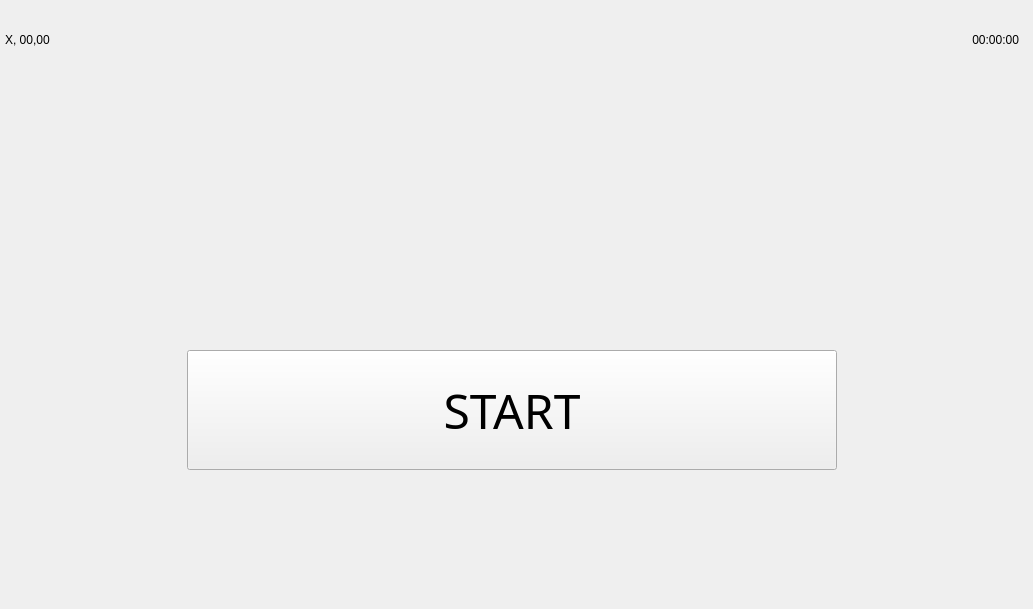
   <widget class="QWidget" name="start">
    <widget class="QLabel" name="label_start">
     <property name="geometry">
      <rect>
       <x>0</x>
       <y>0</y>
       <width>1024</width>
       <height>600</height>
      </rect>
     </property>
     <property name="text">
      <string/>
     </property>
     <property name="pixmap">
      <pixmap>../../../1/graphic/emoto1.png</pixmap>
     </property>
    </widget>
    <widget class="QPushButton" name="button_start">
     <property name="geometry">
      <rect>
       <x>187</x>
       <y>350</y>
       <width>650</width>
       <height>120</height>
      </rect>
     </property>
     <property name="font">
      <font>
       <family>Calibri Light</family>
       <pointsize>36</pointsize>
       <weight>37</weight>
       <italic>false</italic>
       <bold>false</bold>
      </font>
     </property>
     <property name="styleSheet">
      <string notr="true">	border-style: solid;
	border-width: 3px;
	border-radius: 16px;
	color: rgb(146, 150, 150);
	font: 300 36pt &quot;Calibri Light&quot;;
	background-image (&quot;C:\Users\mjszo\Desktop\1\graphic\blang.png&quot;)</string>
     </property>
     <property name="text">
      <string>START</string>
     </property>
    </widget>
    <widget class="QLabel" name="label_date_start">
     <property name="geometry">
      <rect>
       <x>5</x>
       <y>10</y>
       <width>411</width>
       <height>60</height>
      </rect>
     </property>
     <property name="styleSheet">
      <string notr="true">	color: rgb(146, 150, 150);
	font: 300 36pt &quot;Calibri Light&quot;;
	background-image (&quot;C:\Users\mjszo\Desktop\1\graphic\blang.png&quot;)</string>
     </property>
     <property name="text">
      <string>X, 00,00</string>
     </property>
     <property name="alignment">
      <set>Qt::AlignLeading|Qt::AlignLeft|Qt::AlignVCenter</set>
     </property>
    </widget>
    <widget class="QLabel" name="label_hour_start">
     <property name="geometry">
      <rect>
       <x>788</x>
       <y>10</y>
       <width>231</width>
       <height>60</height>
      </rect>
     </property>
     <property name="styleSheet">
      <string notr="true">	color: rgb(146, 150, 150);
	font: 300 36pt &quot;Calibri Light&quot;;
	background-image (&quot;C:\Users\mjszo\Desktop\1\graphic\blang.png&quot;)</string>
     </property>
     <property name="text">
      <string>00:00:00</string>
     </property>
     <property name="alignment">
      <set>Qt::AlignRight|Qt::AlignTrailing|Qt::AlignVCenter</set>
     </property>
    </widget>
   </widget>
